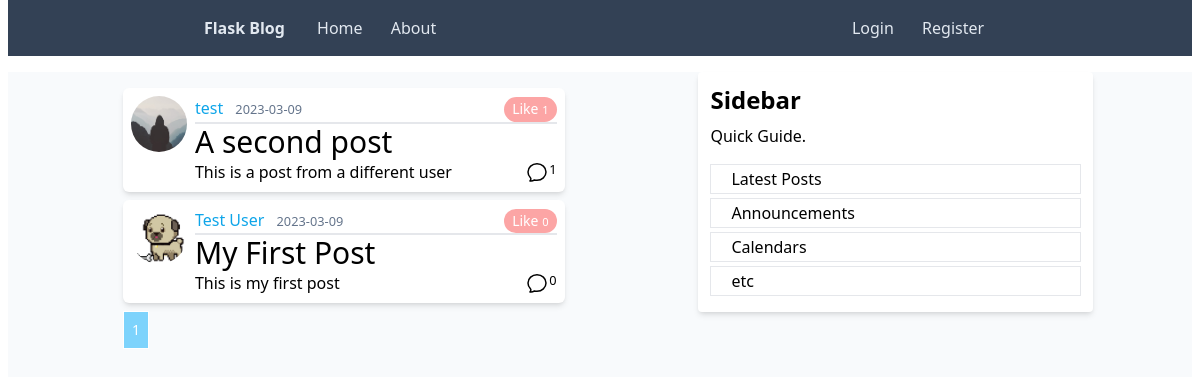
The page / on the database its author committed.
### flask_blog/models.py (models this page shows, shortened)
class Post(db.Model):
    id = db.Column(db.Integer, primary_key=True)
    title = db.Column(db.String(100), nullable=False)
    date_posted = db.Column(db.DateTime, nullable=False, default=datetime.utcnow)
    content = db.Column(db.Text, nullable=False)
    user_id = db.Column(db.Integer, db.ForeignKey("user.id"), nullable=False)
    comments = db.Relationship("Comment", backref="post", lazy=True)
    likes= db.Relationship("Like", backref="Post",lazy=True)

class User(db.Model, UserMixin):
    id = db.Column(db.Integer, primary_key=True)
    username = db.Column(db.String(20), unique=True, nullable=False)
    email = db.Column(db.String(120), unique=True, nullable=False)
    image_file = db.Column(db.String(20), nullable=False, default="default.jpg")
    password = db.Column(db.String(60), nullable=False)
    posts = db.Relationship("Post", backref="author", lazy=True)
    comments = db.Relationship("Comment", backref="user", lazy=True)
    likes= db.Relationship("Like", backref="user",lazy=True)

class Like(db.Model):
    id = db.Column(db.Integer, primary_key=True)
    comment_id = db.Column(db.Integer, db.ForeignKey("comment.id"), nullable=True)
    date_posted = db.Column(db.DateTime, nullable=False, default=datetime.utcnow)
    user_id = db.Column(db.Integer, db.ForeignKey("user.id"), nullable=False)
    post_id = db.Column(db.Integer, db.ForeignKey("post.id"), nullable=True)

### flask_blog/main/routes.py (the view)
@main.route("/home")
@main.route("/")
def home():
    page = request.args.get("page", 1, type=int)
    posts = query_paginated(Post, page)
    return render_template("home.html", posts=posts)

### flask_blog/__init__.py (called while the page is built)
def query_paginated(table, page):
    return db.paginate(
        db.select(table).order_by(table.date_posted.desc()), per_page=5, page=page
    )

### flask_blog/templates/home.html (shortened to what this page needs)
{% extends "base.html" %} {% block content%}
{% for post in posts.items %}
<article class=" rounded-md media content-section shadow-md p-2 flex flex-row bg-white w-full">
    <img class="rounded-full h-[3.5rem] w-[3.5rem]"
        src="{{url_for('static',filename='profile_pics/' + post.author.image_file)}}">
    <div class="pl-2 w-full">
        <div class="border-b-2  flex flex-row w-full justify-between">
            <section>
            <a class="mr-2 text-sky-500" href="{{url_for('users.user_posts',username=post.author.username)}}">{{
                post.author.username }}</a>
            <small class="text-slate-500">{{ post.date_posted.strftime('%Y-%m-%d') }}</small></section>
            {%if post.likes%}
            {%for like in post.likes%}
            <form action="{{url_for('posts.like_post',post_id=post.id)}}" method="post" >
                {% if not like.user_id==current_user.id %}
                <button type="submit" class="bg-red-300 text-white hover:cursor-pointer p-1
			py-[0.1rem] px-2 w-full rounded-full text-sm ">Like  <small>{{post.likes|count}}</small></button>{%else%}<button
                    type="submit"
                    class="bg-red-300 text-white hover:cursor-pointer p-1 py-[0.1rem] px-2 w-full rounded-full text-sm">
                    Unlike  <small>{{post.likes|count}}</small></button>
                {%endif%}
            </form>{%endfor%}{%else%}<form action="{{url_for('posts.like_post',post_id=post.id)}}" method="post" class=""><button
                    type="submit" class="bg-red-300 text-white hover:cursor-pointer p-1
			py-[0.1rem] px-2 w-full rounded-full text-sm ">Like <small>{{post.likes|count}}</small></button>
            </form>{%endif%}
        </div>
        <h2><a class="font-medium text-3xl hover:text-sky-500" href="{{url_for('posts.post',post_id=post.id)}}">{{
                post.title }}</a></h2>
        <section class="flex flex-row justify-between">
            <p class="article-content">{{ post.content }}</p>
            <div class="flex"> <small>{{post.comments|count}}</small> </div>
        </section>
    </div>
</article>
{% endfor %}
<section class="flex flex-wrap gap-1">
    {%for page_num in posts.iter_pages(left_edge=1,right_edge=1, left_current=1,right_current=2)%}
    {%if page_num%}
    {%if posts.page==page_num%}
    <a class=" text-sm border-white border p-2 inline bg-sky-300 text-white"
        href="{{url_for('main.home',page=page_num)}}">{{page_num}}</a>
    {%else%}
    <a class=" text-sm border-sky-300 border text-sky-400 p-2 inline hover:bg-sky-300 hover:text-white"
        href="{{url_for('main.home',page=page_num)}}">{{page_num}}</a>
    {%endif%}
    {%else%}
    ...
    {%endif%}
    {%endfor%}
</section>
{%endblock content%}

### rows shown on the page
Post: image_file (placeholder picture), author.username "test", date_posted "2023-03-09", title "A second post", content "This is a post from a different user", comments|count "1"
Like: likes|count "1"
Post: image_file (picture), author.username "Test User", date_posted "2023-03-09", likes|count "0", title "My First Post", content "This is my first post", comments|count "0"

### other values the page prints
{{ page_num }} "1"
